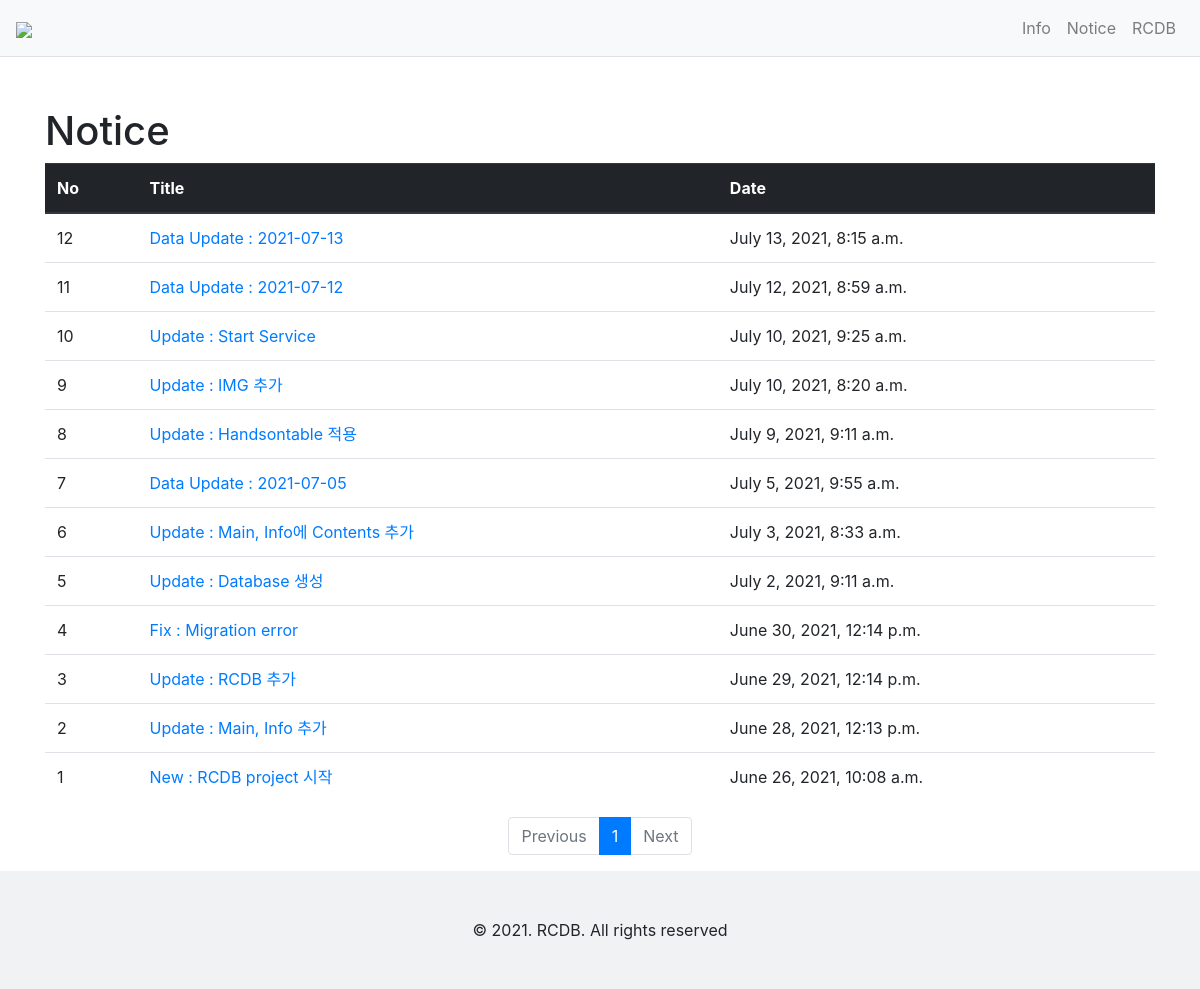
Before: /notice/ with the older database file.
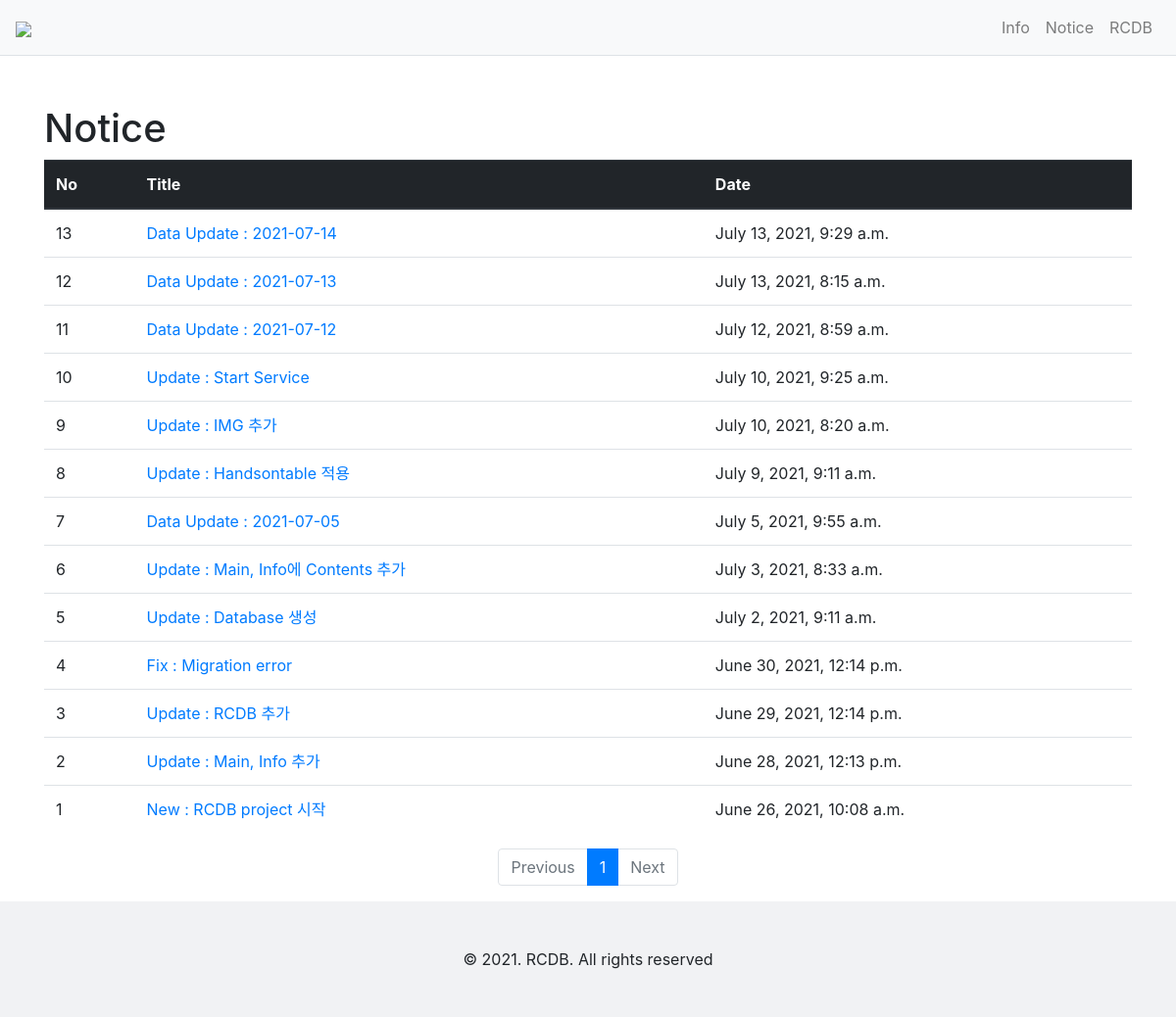
After: the same page with the newer database file.
### notice/models.py (models this page shows, shortened)
class Notice(models.Model):
    subject = models.CharField(max_length=100)
    content = models.TextField()
    create_date = models.DateTimeField()

### notice/views.py (the view)
# urls.py: path('', views.index, name='index'),
def index(request):
    page = request.GET.get('page', '1')
    notice_list = Notice.objects.order_by('-create_date')
    paginator = Paginator(notice_list, 15)
    page_obj = paginator.get_page(page)
    context = {'notice_list': page_obj}
    return render(request, 'notice/notice_list.html', context)

### notice/templatetags/md_filter.py (called while the page is built)
@register.filter
def sub(value, arg):
    return value - arg

### templates/notice/notice_list.html
{% extends 'base.html' %}
{% load md_filter %}
{% block content %}
<div class="container my-3">
    <h1 style="margin-top : 50px ;">Notice</h1>
    <table class="table">
        <thead>
        <tr class="thead-dark">
            <th>No</th>
            <th>Title</th>
            <th>Date</th>
        </tr>
        </thead>
        <tbody>
        {% if notice_list %}
        {% for notice in notice_list %}
        <tr>
            <td>{{ notice_list.paginator.count|sub:notice_list.start_index|sub:forloop.counter0|add:1 }}</td>
            <td>
                <a href="{% url 'notice:detail' notice.id %}">{{ notice.subject }}</a>
            </td>
            <td>{{ notice.create_date }}</td>
        </tr>
        {% endfor %}
        {% else %}
        <tr>
            <td colspan="3">공지가 없습니다.</td>
        </tr>
        {% endif %}
        </tbody>
    </table>
    <ul class="pagination justify-content-center">
        {% if notice_list.has_previous %}
        <li class="page-item">
            <a class="page-link" href="?page={{ notice_list.previous_page_number }}">Previous</a>
        </li>
        {% else %}
        <li class="page-item disabled">
            <a class="page-link" tabindex="-1" aria-disabled="true" href="#">Previous</a>
        </li>
        {% endif %}
        {% for page_number in notice_list.paginator.page_range %}
        {% if page_number >= notice_list.number|add:-5 and page_number <= notice_list.number|add:5 %}
            {% if page_number == notice_list.number %}
            <li class="page-item active" aria-current="page">
                <a class="page-link" href="?page={{ page_number }}">{{ page_number }}</a>
            </li>
            {% else %}
            <li class="page-item">
                <a class="page-link" href="?page={{ page_number }}">{{ page_number }}</a>
            </li>
            {% endif %}
            {% endif %}
        {% endfor %}
        {% if notice_list.has_next %}
        <li class="page-item">
            <a class="page-link" href="?page={{ notice_list.next_page_number }}">Next</a>
        </li>
        {% else %}
        <li class="page-item disabled">
            <a class="page-link" tabindex="-1" aria-disabled="true" href="#">Next</a>
        </li>
        {% endif %}
    </ul>
</div>
{% endblock %}

Changed rows visible on the page:
added Notice: paginator.count|sub "13", subject "Data Update : 2021-07-14", create_date "July 13, 2021, 9:29 a.m."
